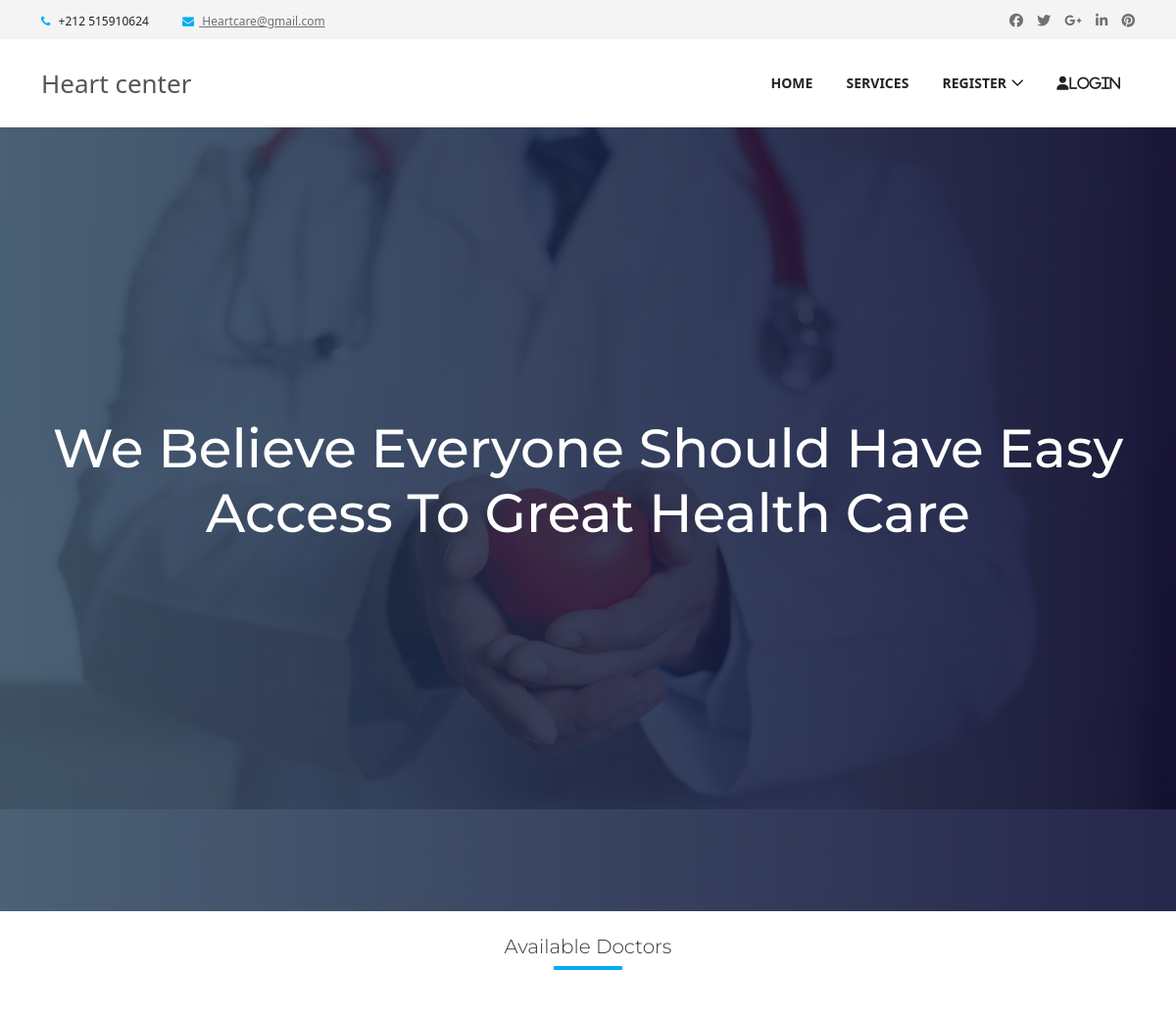
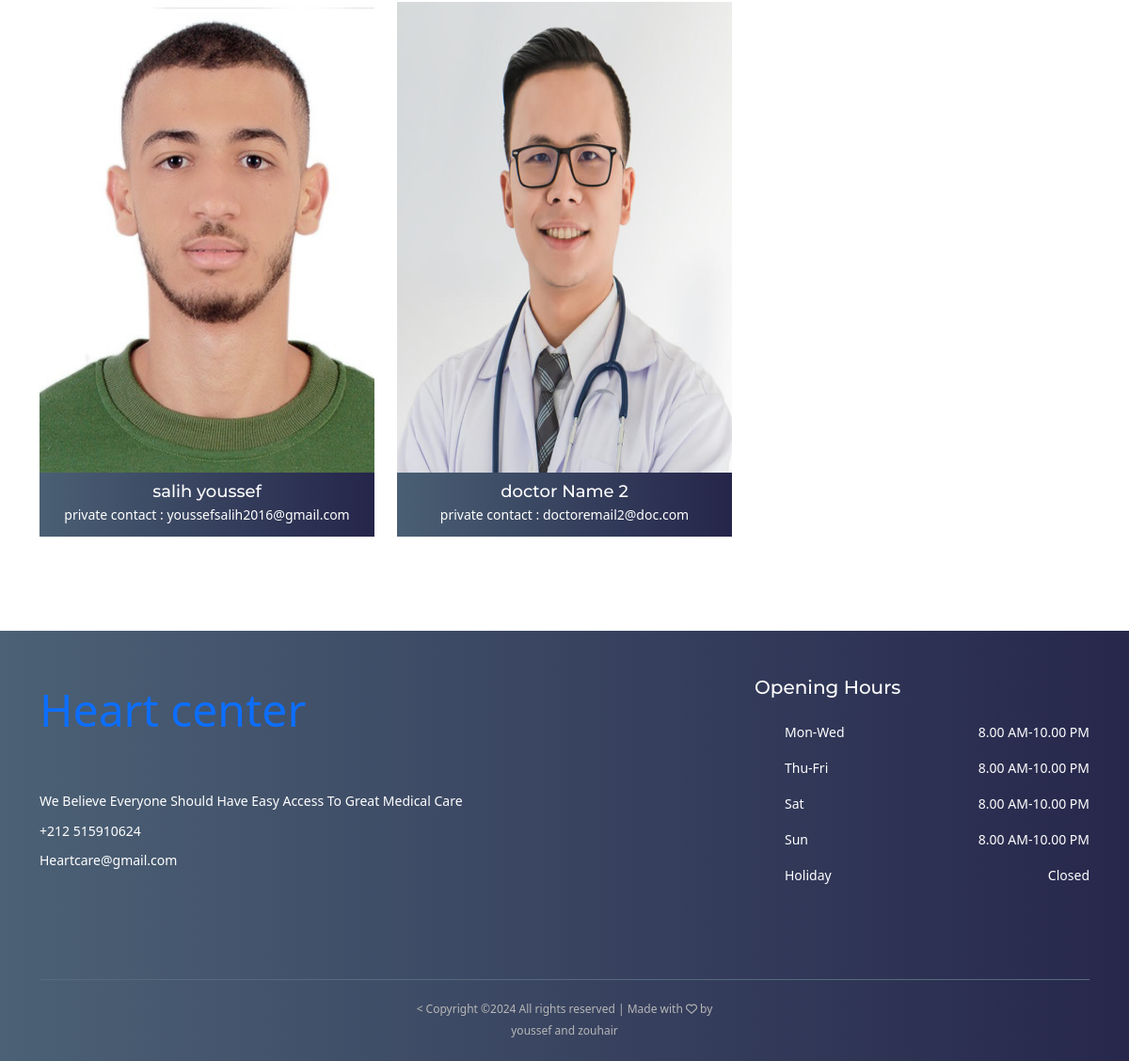
The page / on the database its author committed (2 pictures, top to bottom).
### doctor_website/models.py (models this page shows, shortened)
class Website(models.Model):
    images = models.ImageField(upload_to='uploadedimages/website')
    slogang = models.CharField(max_length=500)

### appointment/models.py (models this page shows, shortened)
class Doctor(models.Model):
    user = models.ForeignKey(User, on_delete=models.CASCADE)
    full_name = models.CharField(max_length=100)
    image = models.ImageField(upload_to='uploadedimages/doctorimage',null=True)
    start_time = models.CharField(max_length=10,null=True)
    end_time = models.CharField(max_length=10,null=True)
    created_at = models.DateTimeField(default=timezone.now)

### accounts/models.py (models this page shows, shortened)
class User(AbstractUser):
    username = None
    first_name = models.CharField(max_length=150, blank=True)
    last_name = models.CharField(max_length=150, blank=True)
    role = models.CharField(max_length=12, error_messages={
        'required': "Role must be provided"
    })
    gender = models.CharField(max_length=10, blank=True, null=True, default="")
    email = models.EmailField(unique=True, blank=False,
                              error_messages={
                                  'unique': "A user with that email already exists.",
                              })
    phone_number = models.CharField(unique=True, blank=True, null=True, max_length=10,
                                    error_messages={
                                        'unique': "A user with that phone number already exists.",
                                    })
    USERNAME_FIELD = "email"
    REQUIRED_FIELDS = []
    objects = UserManager()

### appointment/views.py (the view)
# urls.py: path('', HomePageView.as_view(), name='home'),
class HomePageView(ListView):
    model = Doctor
    context_object_name = 'home'
    template_name = "home.html"
    def get_queryset(self):
        return self.model.objects.all().order_by('-id')
    def get_context_data(self, *args, **kwargs):
        doctor = Doctor.objects.all().order_by('-id')
        website = Website.objects.all()
        context = {
            'doc': doctor,
            'web': website
        }
        return context

### templates/home.html (shortened to what this page needs)
{% extends 'base.html' %}
{% load static %}
{% block content %}
    <section class="welcome-area">
        <div class="welcome-slides owl-carousel">
            {% for web in web %}
                <div class="welcome-welcome-slide bg-img bg-gradient-overlay jarallax "
                     style="background-image: url('{{ web.images.url }}');">
                    <div class="container h-100">
                        <div class="row h-100 align-items-center">
                            <div class="col-12">
                                <div class="welcome-text text-center">
                                    <h2 data-animation="fadeInUp" data-delay="100ms">{{ web.slogang }}</h2>
                                </div>
                            </div>
                        </div>
                    </div>
                </div>
            {% endfor %}
        </div>
    </section>
    <section class="cardio-area section-padding-35-0">
        <div class="container">
            <div class="row">
                <div class="col-12">
                    <div class="section-heading text-center">
                        <h3 class="lead">Available Doctors </h3>
                        <div class="line"></div>
                    </div>
                </div>
            </div>
            <div class="row ">
                {% if doc %}
                    {% for apt in doc %}
                        {% if apt.user.is_active %}
                            <div class="col-lg-4 col-sm-12 col-md-6 d-flex justify-content-center">
                                <div class="single-cardio-area mb-100">
                                    <img style="height: 500px; width: 600px" src="{{ apt.image.url }}" alt="">
                                    <div class="cardio-content">
                                        <div class="cardio-info bg-gradient-overlay">
                                            {% if request.user.is_authenticated and request.user.role == 'patient' %}
                                                <h5>{{ apt.full_name }}</h5>
                                                <p>private contact : {{ apt.user }}</p>
                                                <p>Available {{ apt.start_time }} to {{ apt.end_time }}</p>
                                            {% elif request.user.is_authenticated and request.user.role == 'doctor' %}
                                                <h5>{{ apt.full_name }}</h5>
                                                <p>private contact : {{ apt.user }}</p>
                                            {% else %}
                                                <h5>{{ apt.full_name }}</h5>
                                                <p>private contact : {{ apt.user }}</p>
                                            {% endif %}
                                        </div>
                                    </div>
                                </div>
                            </div>
                        {% endif %}
                    {% endfor %}
                {% else %}
                    <h2 class="text-center">No doctors available</h2>
                {% endif %}
            </div>
        </div>
    </section>
{% endblock %}

### templates/base.html (shortened to what this page needs)
{% load static %}
<!DOCTYPE html>
<html lang="en">
<head>
    <link href="{% static 'fontawesomefree/css/fontawesome.css' %}" rel="stylesheet" type="text/css">
    <link href="{% static 'fontawesomefree/css/brands.css' %}" rel="stylesheet" type="text/css">
    <link href="{% static 'fontawesomefree/css/solid.css' %}" rel="stylesheet" type="text/css">
    <link rel="stylesheet" href="{% static 'style.css' %}">
    <link href="https://cdn.jsdelivr.net/npm/bootstrap@5.2.0/dist/css/bootstrap.min.css" rel="stylesheet"
>
</head>
<body>
{% include 'nav.html' %}
{% block content %}
{% endblock %}
<footer class="footer-area bg-img bg-gradient-overlay">
    <div class="container">
        <div class="row">
            <div class="col-12 col-sm-6 col-lg-8 ">
                <div class="single-footer-widget  mt-5">
                    <a class="nav-brand" style="font-size: xxx-large;text-decoration: none" href="">Heart center
                    </a>
                    <div class="footer-contact  mt-5">
                        <p> We Believe Everyone Should Have Easy Access To Great Medical Care</p>
                        <p> +212 515910624</p>
                        <p> Heartcare@gmail.com</p>
                    </div>
                </div>
            </div>
            <div class="col-12 col-sm-6 col-lg-4">
                <div class="single-footer-widget  mt-5">
                    <h5 class="widget-title">Opening Hours</h5>
                    <ul class="opening-hours">
                        <li><span>Mon-Wed</span> <span>8.00 AM-10.00 PM</span></li>
                        <li><span>Thu-Fri</span> <span>8.00 AM-10.00 PM</span></li>
                        <li><span>Sat</span> <span>8.00 AM-10.00 PM</span></li>
                        <li><span>Sun</span> <span>8.00 AM-10.00 PM</span></li>
                        <li><span>Holiday</span> <span>Closed</span></li>
                    </ul>
                </div>
            </div>
        </div>
    </div>
    <div class="container">
        <div class="row">
            <div class="col-12">
                <div class="copywrite-content">
                    <p><
                        Copyright &copy;<script>document.write(new Date().getFullYear());</script>
                        All rights reserved | Made with <i class="fa fa-heart-o" aria-hidden="true"></i> by
                    <p>youssef and zouhair</p>
                </div>
            </div>
        </div>
    </div>
</footer>
</body>
</html>

### templates/nav.html (shortened to what this page needs)
{% load static %}
<header class="header-area">
    <div class="top-header-area">
        <div class="container h-100">
            <div class="row h-100 align-items-center">
                <div class="col-6 col-md-9 col-lg-8">
                    <div class="top-header-content">
                        <a data-toggle="tooltip" data-placement="bottom" title="+212 515910624"><i
                                class="fa fa-phone"></i> <span>+212 515910624</span></a>
                        <a href="mailto:Heartcare@gmail.com" data-toggle="tooltip" data-placement="bottom"
                           title="Heartcare@gmail.com"><i
                                class="fa fa-envelope"></i> <span>Heartcare@gmail.com</span></a>
                    </div>
                </div>
                <div class="col-6 col-md-3 col-lg-4">
                    <div class="top-header-social-info text-right">
                        <a href="#" data-toggle="tooltip" data-placement="bottom" title="Facebook"><i
                                class="fa fa-facebook"></i></a>
                        <a href="#" data-toggle="tooltip" data-placement="bottom" title="Twitter"><i
                                class="fa fa-twitter"></i></a>
                        <a href="#" data-toggle="tooltip" data-placement="bottom" title="Google Plus"><i
                                class="fa fa-google-plus"></i></a>
                        <a href="#" data-toggle="tooltip" data-placement="bottom" title="Linkedin"><i
                                class="fa fa-linkedin"></i></a>
                        <a href="#" data-toggle="tooltip" data-placement="bottom" title="Pinterest"><i
                                class="fa fa-pinterest"></i></a>
                    </div>
                </div>
            </div>
        </div>
    </div>
    <div class="main-header-area">
        <div class="classy-nav-container breakpoint-off">
            <div class="container">
                <nav class="classy-navbar justify-content-between" id="cardioNav">
                    <a class="nav-brand" href="{% url 'appointment:home' %}">Heart center
                    </a>
                    <div class="classy-menu">
                        <div class="classynav">
                            <ul id="nav">
                                <li><a href="{% url 'appointment:home' %}">Home</a></li>
                                <li><a href="{% url 'doctor_website:service' %}">Services</a></li>
                                {% if request.user.is_authenticated and request.user.role == 'doctor' %}
                                    <li>
                                        <a >
                                            <i class="fa-solid fa-user">{{ request.user.first_name }}</i>
                                        </a>
                                        <ul class="dropdown">
                                            <li><a href="{% url 'appointment:doctor-appointment-create' %}">ADD
                                                APPOINTEMENT</a></li>
                                            <li><a href="{% url 'appointment:doctor-appointment' %}"> APPOINTMENTS</a>
                                            </li>
                                            <li><a href="{% url 'accounts:doctor-profile-update' %}"> EDIT PROFILE</a>
                                            </li>
                                            <li><a href="{% url 'appointment:patient-list' %}"> PATIENTS</a></li>
                                            <li><a href="{% url 'accounts:logout' %}"> LOGOUT</a></li>
                                        </ul>
                                    </li>
                                {% else %}
                                    <li><a >Register</a>
                                    </li>
                                    <li>
                                        <a href="{% url 'accounts:login' %}">
                                            <i class="fa-solid fa-user">Login</i>
                                        </a>
                                    </li>
                                {% endif %}
                            </ul>
                        </div>
                    </div>
                </nav>
            </div>
        </div>
    </div>
</header>

### static/style.css (style rules this page uses)
* { margin: 0; padding: 0; }
body { font-family: "Montserrat", sans-serif; font-weight: 400; font-size: 14px; min-height: 100vh; }
h1, h2, h3, h4, h5, h6 { font-family: "Montserrat", sans-serif; color: #333333; line-height: 1.4; font-weight: 600; }
a, a:active, a:focus, a:hover { color: #333333; text-decoration: none; -webkit-transition-duration: 500ms; -o-transition-duration: 500ms; transition-duration: 500ms; outline: none; }
li { list-style: none; }
p { line-height: 1.9; color: #707070; font-size: 14px; font-weight: 400; }
img { max-width: 100%; height: auto; }
ul { margin: 0; padding: 0; }
ul li { margin: 0; padding: 0; }
.bg-gradient-overlay { position: relative; z-index: 1; }
.bg-gradient-overlay::after { position: absolute; content: ""; height: 100%; width: 100%; top: 0; left: 0; z-index: -1; background: #2c455d; background: -webkit-linear-gradient(to right, #2c455d, #00012c); background: linear-gradient(to right, #2c455d, #00012c); opacity: 0.85; }
.bg-img { background-position: center center; background-size: cover; background-repeat: no-repeat; }
.jarallax { position: relative; z-index: 0; }
.mb-100 { margin-bottom: 100px; }
.section-heading { position: relative; z-index: 1; margin-bottom: 50px; }
.section-heading .line { width: 70px; height: 4px; background-color: #00aeef; }
.section-heading.text-center .line { margin: 0 auto; }
.header-area { position: relative; z-index: 599; width: 100%; -webkit-transition-duration: 500ms; -o-transition-duration: 500ms; transition-duration: 500ms; }
.top-header-area { position: relative; z-index: 1; height: 40px; background-color: #f4f4f4; }
.top-header-area .top-header-content a { display: inline-block; font-size: 12px; color: #707070; }
.top-header-area .top-header-content a i { color: #00aeef; margin-right: 5px; }
.top-header-area .top-header-content a:last-child { margin-left: 30px; }
.top-header-area .top-header-social-info a { color: #707070; display: inline-block; font-size: 14px; margin-left: 10px; }
.classy-nav-container { background-color: transparent; }
.classy-nav-container .classy-navbar { height: 90px; padding: 0; }
.classynav> ul { margin-bottom: 0; }
.classy-nav-container .classy-navbar .classynav ul li a { padding: 0 15px; font-weight: 600; font-size: 14px; text-transform: uppercase; }
.welcome-welcome-slide { position: relative; z-index: 2; width: 100%; height: 800px; }
.welcome-text { position: relative; z-index: 1; }
.welcome-text h2 { font-size: 55px; color: #ffffff; margin-bottom: 30px; display: block; text-transform: capitalize; }
.single-cardio-area { position: relative; z-index: 1; background-color: #f4f4f4; -webkit-transition-duration: 500ms; -o-transition-duration: 500ms; transition-duration: 500ms; width: 24rem; }
.single-cardio-area .cardio-content .cardio-info { width: 100%; padding: 10px 15px; text-align: center; }
.single-cardio-area .cardio-content .cardio-info h5 { color: #ffffff; font-size: 18px; margin-bottom: 0; }
.single-cardio-area .cardio-content .cardio-info p { color: #ffffff; margin-bottom: 0; }
.footer-area { position: sticky; z-index: 1; top:100% }
.single-footer-widget { position: relative; z-index: 1; margin-bottom: 100px; }
.single-footer-widget .widget-title { color: #ffffff; margin-top: 5px; margin-bottom: 25px; display: block; }
.single-footer-widget p { color: #ffffff; }
.single-footer-widget .footer-contact { position: relative; z-index: 1; }
.single-footer-widget .footer-contact p { margin-bottom: 5px; font-size: 14px; }
.single-footer-widget .footer-contact p:last-child { margin-bottom: 0; }
.single-footer-widget .opening-hours { position: relative; z-index: 1; }
.single-footer-widget .opening-hours li { display: -webkit-box; display: -ms-flexbox; display: flex; -webkit-box-pack: justify; -ms-flex-pack: justify; justify-content: space-between; color: #ffffff; margin-bottom: 17px; font-size: 14px; }
.single-footer-widget .opening-hours li:last-child { margin-bottom: 0; }
.copywrite-content { position: relative; z-index: 1; border-top: 1px solid #576a7d; padding: 20px 0; text-align: center; }
.copywrite-content p { font-size: 12px; color: #b7b7b7; margin-bottom: 0; }

### rows shown on the page
Website: slogang "We Believe Everyone Should Have Easy Access To Great Health Care"
Doctor: image (picture), full_name "salih youssef", user "youssefsalih2016@gmail.com"
Doctor: image (picture), full_name "doctor Name 2", user "doctoremail2@doc.com"
